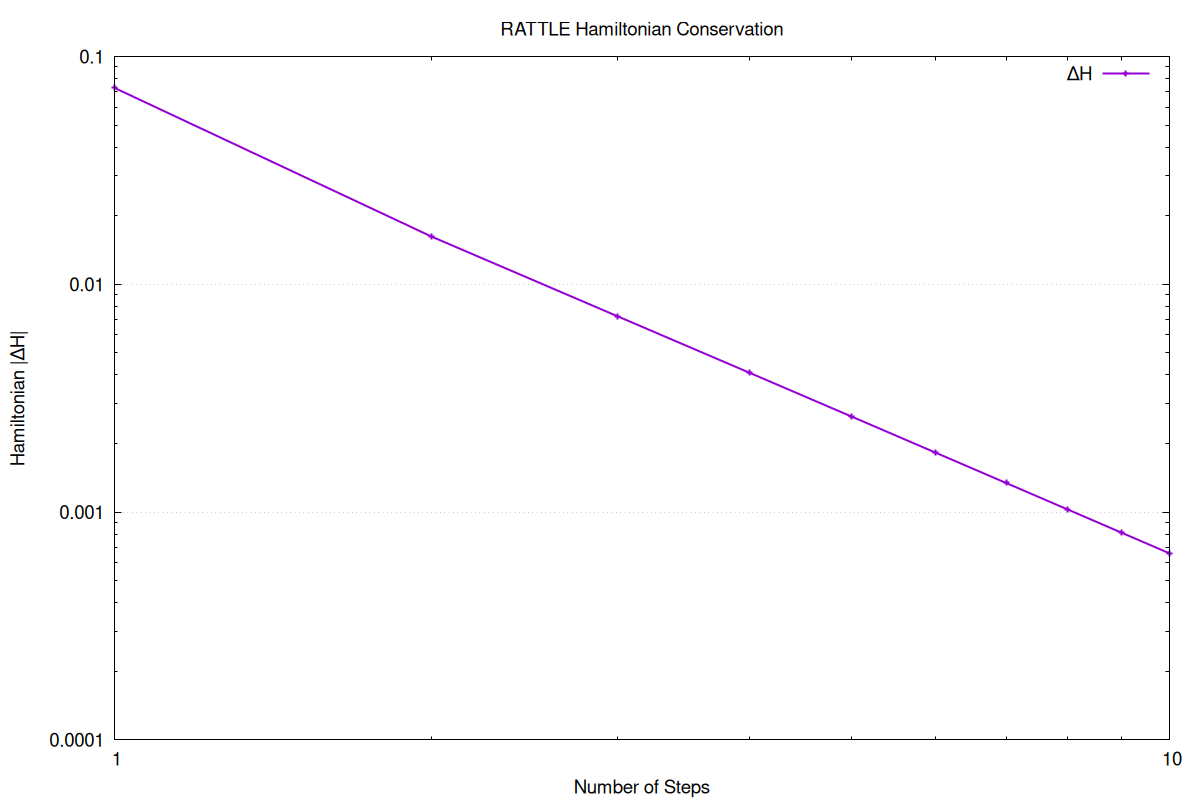

Source code (gnuplot):
set terminal pngcairo size 1200,800 enhanced font 'Helvetica,14'
set output 'hamiltonian_conservation_loglog.png'
set logscale x
set logscale y
set xlabel 'Number of Steps'
set ylabel 'Hamiltonian |ΔH|'
set title 'RATTLE Hamiltonian Conservation'
set grid
plot 'hamiltonian_conservation.dat' using 1:2 with linespoints lw 2 title 'ΔH'
unset output
